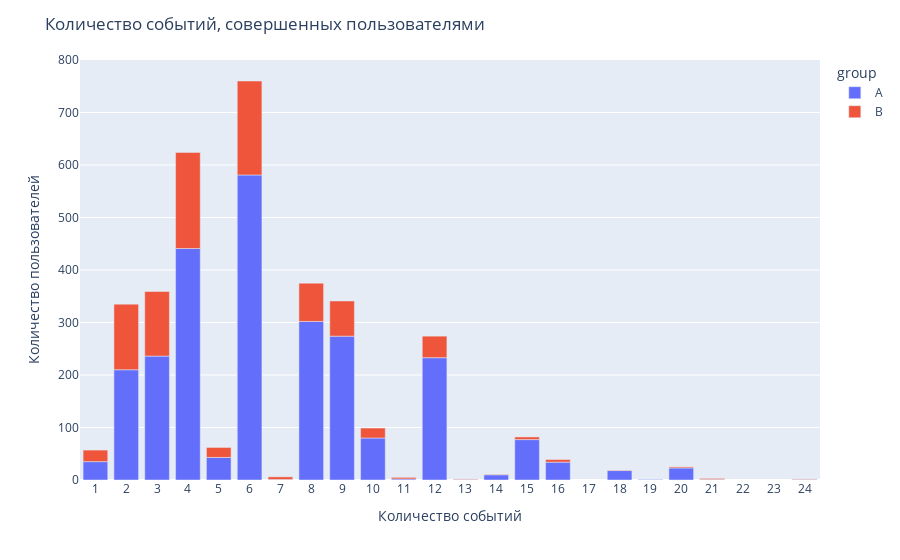

Notebook cell for this chart:
### Code cell
events_amount = events_per_users.groupby(['group', 'events_count'], as_index=False).agg({'user_id': 'count'})
fig = px.bar(events_amount, x='events_count', y='user_id', color='group')
fig.update_xaxes(dtick=1)
fig.update_layout(title='Количество событий, совершенных пользователями',
                   xaxis_title='Количество событий',
                   yaxis_title='Количество пользователей')
fig.show()

### Figure 1 — Plotly figure (JSON) as saved in the notebook; plotly's stock layout.template omitted (floating-point values rounded to 4 significant figures)
{"data": [{"alignmentgroup": "True", "hovertemplate": "group=A<br>events_count=%{x}<br>user_id=%{y}<extra></extra>", "legendgroup": "A", "marker": {"color": "#636efa", "pattern": {"shape": ""}}, "name": "A", "offsetgroup": "A", "orientation": "v", "showlegend": true, "textposition": "auto", "type": "bar", "x": [1, 2, 3, 4, 5, 6, 7, 8, 9, 10, 11, 12, 13, 14, 15, 16, 18, 19, 20, 21, 24], "xaxis": "x", "y": [35, 210, 236, 441, 43, 581, 1, 302, 274, 80, 2, 233, 1, 10, 77, 34, 18, 1, 23, 1, 1], "yaxis": "y"}, {"alignmentgroup": "True", "hovertemplate": "group=B<br>events_count=%{x}<br>user_id=%{y}<extra></extra>", "legendgroup": "B", "marker": {"color": "#EF553B", "pattern": {"shape": ""}}, "name": "B", "offsetgroup": "B", "orientation": "v", "showlegend": true, "textposition": "auto", "type": "bar", "x": [1, 2, 3, 4, 5, 6, 7, 8, 9, 10, 11, 12, 13, 14, 15, 16, 18, 20, 21, 24], "xaxis": "x", "y": [22, 125, 123, 183, 19, 179, 5, 73, 67, 19, 3, 41, 1, 1, 5, 5, 1, 2, 2, 1], "yaxis": "y"}], "layout": {"barmode": "relative", "legend": {"title": {"text": "group"}, "tracegroupgap": 0}, "margin": {"t": 60}, "title": {"text": "Количество событий, совершенных пользователями"}, "xaxis": {"anchor": "y", "domain": [0, 1], "dtick": 1, "title": {"text": "Количество событий"}}, "yaxis": {"anchor": "x", "domain": [0, 1], "title": {"text": "Количество пользователей"}}}}
